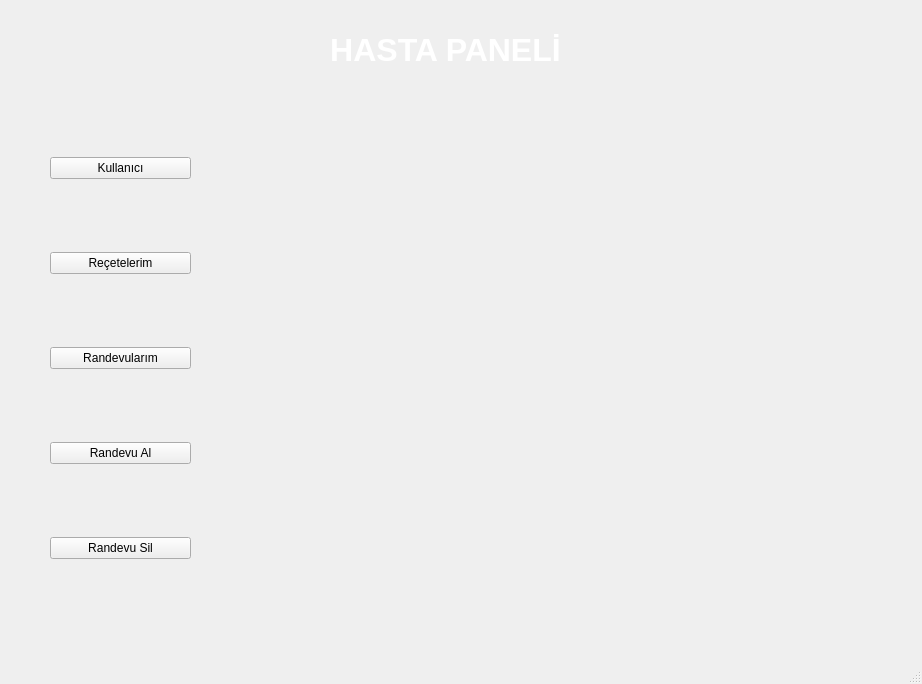
<?xml version="1.0" encoding="UTF-8"?>
<ui version="4.0">
 <class>MainWindow</class>
 <widget class="QMainWindow" name="MainWindow">
  <property name="geometry">
   <rect>
    <x>0</x>
    <y>0</y>
    <width>922</width>
    <height>684</height>
   </rect>
  </property>
  <property name="windowTitle">
   <string>MainWindow</string>
  </property>
  <widget class="QWidget" name="centralwidget">
   <widget class="QLabel" name="label">
    <property name="geometry">
     <rect>
      <x>0</x>
      <y>-40</y>
      <width>931</width>
      <height>711</height>
     </rect>
    </property>
    <property name="text">
     <string/>
    </property>
    <property name="pixmap">
     <pixmap>5c4bd40a58fe131cf068arkaplan2.png</pixmap>
    </property>
    <property name="scaledContents">
     <bool>true</bool>
    </property>
   </widget>
   <widget class="QLabel" name="label_2">
    <property name="geometry">
     <rect>
      <x>10</x>
      <y>10</y>
      <width>71</width>
      <height>71</height>
     </rect>
    </property>
    <property name="text">
     <string/>
    </property>
    <property name="pixmap">
     <pixmap>20200316220122!Saglikbakanligi_logo (2).png</pixmap>
    </property>
    <property name="scaledContents">
     <bool>true</bool>
    </property>
   </widget>
   <widget class="QLabel" name="label_3">
    <property name="geometry">
     <rect>
      <x>120</x>
      <y>30</y>
      <width>651</width>
      <height>41</height>
     </rect>
    </property>
    <property name="text">
     <string>&lt;html&gt;&lt;head/&gt;&lt;body&gt;&lt;p align=&quot;center&quot;&gt;&lt;span style=&quot; font-size:24pt; font-weight:600; color:#ffffff;&quot;&gt;HASTA PANELİ&lt;/span&gt;&lt;/p&gt;&lt;/body&gt;&lt;/html&gt;</string>
    </property>
   </widget>
   <widget class="QWidget" name="layoutWidget">
    <property name="geometry">
     <rect>
      <x>50</x>
      <y>90</y>
      <width>141</width>
      <height>541</height>
     </rect>
    </property>
    <layout class="QVBoxLayout" name="verticalLayout">
     <item>
      <widget class="QPushButton" name="hastakullanici">
       <property name="text">
        <string>Kullanıcı</string>
       </property>
      </widget>
     </item>
     <item>
      <widget class="QPushButton" name="recetelerim">
       <property name="text">
        <string>Reçetelerim</string>
       </property>
      </widget>
     </item>
     <item>
      <widget class="QPushButton" name="randevularim">
       <property name="text">
        <string>Randevularım</string>
       </property>
      </widget>
     </item>
     <item>
      <widget class="QPushButton" name="randevual">
       <property name="text">
        <string>Randevu Al</string>
       </property>
      </widget>
     </item>
     <item>
      <widget class="QPushButton" name="randevusil">
       <property name="text">
        <string>Randevu Sil</string>
       </property>
      </widget>
     </item>
    </layout>
   </widget>
  </widget>
  <widget class="QMenuBar" name="menubar">
   <property name="geometry">
    <rect>
     <x>0</x>
     <y>0</y>
     <width>922</width>
     <height>21</height>
    </rect>
   </property>
  </widget>
  <widget class="QStatusBar" name="statusbar"/>
 </widget>
 <resources/>
 <connections/>
</ui>
